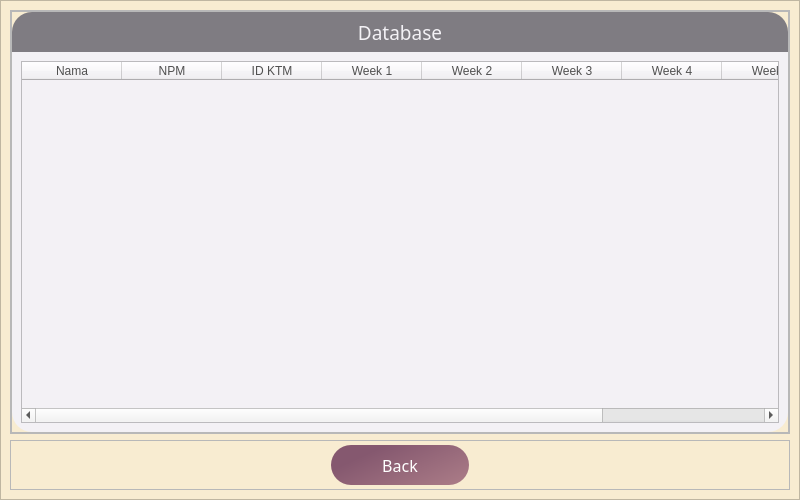
<?xml version="1.0" encoding="UTF-8"?>
<ui version="4.0">
 <class>Dialog</class>
 <widget class="QDialog" name="Dialog">
  <property name="geometry">
   <rect>
    <x>0</x>
    <y>0</y>
    <width>800</width>
    <height>500</height>
   </rect>
  </property>
  <property name="windowTitle">
   <string>Dialog</string>
  </property>
  <layout class="QVBoxLayout" name="verticalLayout">
   <property name="spacing">
    <number>6</number>
   </property>
   <property name="leftMargin">
    <number>0</number>
   </property>
   <property name="topMargin">
    <number>0</number>
   </property>
   <property name="rightMargin">
    <number>0</number>
   </property>
   <property name="bottomMargin">
    <number>0</number>
   </property>
   <item>
    <widget class="QFrame" name="frame">
     <property name="styleSheet">
      <string notr="true">QFrame#frame{
background-color:rgb(248, 236, 209);
}</string>
     </property>
     <property name="frameShape">
      <enum>QFrame::StyledPanel</enum>
     </property>
     <property name="frameShadow">
      <enum>QFrame::Raised</enum>
     </property>
     <layout class="QVBoxLayout" name="verticalLayout_2">
      <item>
       <widget class="QFrame" name="frame_3">
        <property name="frameShape">
         <enum>QFrame::StyledPanel</enum>
        </property>
        <property name="frameShadow">
         <enum>QFrame::Raised</enum>
        </property>
        <layout class="QHBoxLayout" name="horizontalLayout">
         <property name="spacing">
          <number>10</number>
         </property>
         <property name="leftMargin">
          <number>0</number>
         </property>
         <property name="topMargin">
          <number>0</number>
         </property>
         <property name="rightMargin">
          <number>0</number>
         </property>
         <property name="bottomMargin">
          <number>0</number>
         </property>
         <item>
          <widget class="QFrame" name="frame_5">
           <property name="frameShape">
            <enum>QFrame::StyledPanel</enum>
           </property>
           <property name="frameShadow">
            <enum>QFrame::Raised</enum>
           </property>
           <layout class="QVBoxLayout" name="verticalLayout_5">
            <property name="spacing">
             <number>0</number>
            </property>
            <property name="leftMargin">
             <number>0</number>
            </property>
            <property name="topMargin">
             <number>0</number>
            </property>
            <property name="rightMargin">
             <number>0</number>
            </property>
            <property name="bottomMargin">
             <number>0</number>
            </property>
            <item>
             <widget class="QFrame" name="frame_8">
              <property name="maximumSize">
               <size>
                <width>16777215</width>
                <height>40</height>
               </size>
              </property>
              <property name="styleSheet">
               <string notr="true">QFrame#frame_8{
background-color:rgb(127, 124, 130);
border-top-left-radius:20px;
border-top-right-radius:20px;
}</string>
              </property>
              <property name="frameShape">
               <enum>QFrame::StyledPanel</enum>
              </property>
              <property name="frameShadow">
               <enum>QFrame::Raised</enum>
              </property>
              <layout class="QVBoxLayout" name="verticalLayout_6">
               <property name="spacing">
                <number>0</number>
               </property>
               <property name="leftMargin">
                <number>0</number>
               </property>
               <property name="topMargin">
                <number>0</number>
               </property>
               <property name="rightMargin">
                <number>0</number>
               </property>
               <property name="bottomMargin">
                <number>0</number>
               </property>
               <item>
                <widget class="QLabel" name="label_6">
                 <property name="font">
                  <font>
                   <family>Tw Cen MT</family>
                   <pointsize>14</pointsize>
                  </font>
                 </property>
                 <property name="styleSheet">
                  <string notr="true">QLabel#label_6{
background-color:none;
color:rgb(243, 241, 245);
}</string>
                 </property>
                 <property name="text">
                  <string>Database</string>
                 </property>
                 <property name="alignment">
                  <set>Qt::AlignCenter</set>
                 </property>
                </widget>
               </item>
              </layout>
             </widget>
            </item>
            <item>
             <widget class="QFrame" name="frame_9">
              <property name="styleSheet">
               <string notr="true">QFrame#frame_9{
background-color:rgb(243, 241, 245);
border-bottom-left-radius:20px;
border-bottom-right-radius:20px;
}</string>
              </property>
              <property name="frameShape">
               <enum>QFrame::StyledPanel</enum>
              </property>
              <property name="frameShadow">
               <enum>QFrame::Raised</enum>
              </property>
              <layout class="QVBoxLayout" name="verticalLayout_7">
               <item>
                <widget class="QTableWidget" name="tableWidget">
                 <property name="sizePolicy">
                  <sizepolicy hsizetype="Preferred" vsizetype="Preferred">
                   <horstretch>0</horstretch>
                   <verstretch>0</verstretch>
                  </sizepolicy>
                 </property>
                 <property name="styleSheet">
                  <string notr="true">background-color:rgb(243, 241, 245);
color:rgb(80, 80, 80);</string>
                 </property>
                 <column>
                  <property name="text">
                   <string>Nama</string>
                  </property>
                 </column>
                 <column>
                  <property name="text">
                   <string>NPM</string>
                  </property>
                 </column>
                 <column>
                  <property name="text">
                   <string>ID KTM</string>
                  </property>
                 </column>
                 <column>
                  <property name="text">
                   <string>Week 1</string>
                  </property>
                 </column>
                 <column>
                  <property name="text">
                   <string>Week 2</string>
                  </property>
                 </column>
                 <column>
                  <property name="text">
                   <string>Week 3</string>
                  </property>
                 </column>
                 <column>
                  <property name="text">
                   <string>Week 4</string>
                  </property>
                 </column>
                 <column>
                  <property name="text">
                   <string>Week 5</string>
                  </property>
                 </column>
                 <column>
                  <property name="text">
                   <string>Week 6</string>
                  </property>
                 </column>
                </widget>
               </item>
              </layout>
             </widget>
            </item>
           </layout>
          </widget>
         </item>
        </layout>
       </widget>
      </item>
      <item>
       <widget class="QFrame" name="frame_4">
        <property name="maximumSize">
         <size>
          <width>16777215</width>
          <height>50</height>
         </size>
        </property>
        <property name="frameShape">
         <enum>QFrame::StyledPanel</enum>
        </property>
        <property name="frameShadow">
         <enum>QFrame::Raised</enum>
        </property>
        <layout class="QHBoxLayout" name="horizontalLayout_2">
         <property name="spacing">
          <number>0</number>
         </property>
         <property name="leftMargin">
          <number>320</number>
         </property>
         <property name="topMargin">
          <number>0</number>
         </property>
         <property name="rightMargin">
          <number>320</number>
         </property>
         <property name="bottomMargin">
          <number>0</number>
         </property>
         <item>
          <widget class="QPushButton" name="pushButton">
           <property name="maximumSize">
            <size>
             <width>16777215</width>
             <height>40</height>
            </size>
           </property>
           <property name="font">
            <font>
             <family>Tw Cen MT</family>
             <pointsize>12</pointsize>
            </font>
           </property>
           <property name="styleSheet">
            <string notr="true">QPushButton#pushButton{
background-color:qlineargradient(spread:pad, x1:0.12, y1:0.449, x2:1, y2:1, stop:0 rgba(133, 88, 111, 255), stop:1 rgba(172, 125, 136, 255));
border-top-left-radius:20px;
border-bottom-left-radius:20px;
border-top-right-radius:20px;
border-bottom-right-radius:20px;
color:rgb(255, 255, 255);

}

QPushButton#pushButton:hover{
background-color:qlineargradient(spread:pad, x1:0.0802273, y1:0.375, x2:1, y2:1, stop:0 rgba(172, 125, 136, 255), stop:1 rgba(222, 182, 171, 255));
}

QPushButton#pushButton:pressed{
padding-left:5px;
padding-top:5px;
}</string>
           </property>
           <property name="text">
            <string>Back</string>
           </property>
          </widget>
         </item>
        </layout>
       </widget>
      </item>
     </layout>
    </widget>
   </item>
  </layout>
 </widget>
 <resources>
  <include location="icon.qrc"/>
 </resources>
 <connections/>
</ui>
